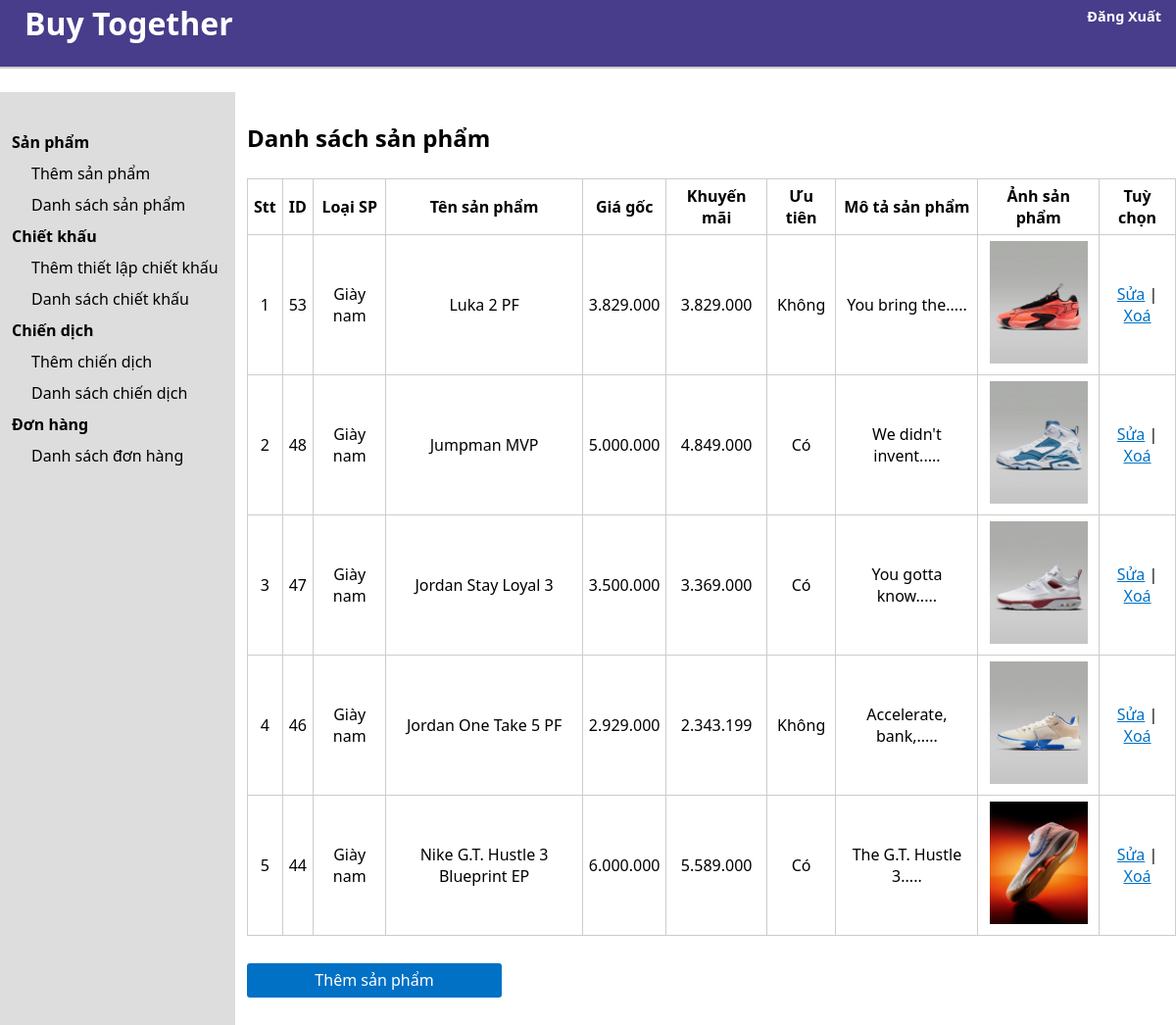
/admin/list_product.php?user_id=20, run on the app's committed database.
### tables this page shows
CREATE TABLE `product` (
  `product_id` int(11) NOT NULL,
  `brand_id` int(11) NOT NULL,
  `user_id` int(11) NOT NULL,
  `product_name` varchar(255) NOT NULL,
  `product_price` int(25) NOT NULL,
  `product_sale_price` int(25) NOT NULL,
  `product_description` varchar(5000) NOT NULL,
  `product_main_image` varchar(255) NOT NULL,
  `product_priority` int(11) NOT NULL
);

CREATE TABLE `brand` (
  `brand_id` int(11) NOT NULL,
  `category_id` int(11) NOT NULL,
  `brand_name` varchar(255) NOT NULL
);

### admin/class/database.php (called while the page is built, shortened)
<?php
Class Database{
    public $host    = DB_HOST;
    public $user    = DB_USER;
    public $pass    = DB_PASS;
    public $dbname  = DB_NAME;
    public $link;
    private function connectDB(){
        $this->link = new mysqli($this->host, $this->user, $this->pass,
        $this->dbname);
    }
    public function select($query){
        $result = $this->link->query($query) or
        die($this->link->error.__LINE__);
        if($result->num_rows > 0){
            return $result;
        } else {
            return false;
        }
    }
}

### admin/class/product_class.php (called while the page is built, shortened)
<?php
include_once "database.php";
class product{
    private $db;
    public function __construct(){
        $this -> db = new Database();
    }
    public function show_product($user_id){
        $query = "SELECT product.*, brand.brand_name FROM product INNER JOIN brand ON
                product.brand_id = brand.brand_id WHERE product.user_id = $user_id
                ORDER BY product.product_id DESC";
        $result = $this -> db -> select($query);
        return $result;
    }
}
?>

### admin/helpers/format.php (called while the page is built, shortened)
<?php
class Format{
    public function textShorten($text, $limit = 400){
        $text = $text." ";
        $text = substr($text, 0, $limit);
        $text  = substr($text, 0, strrpos($text, ' '));
        $text = $text.".....";
        return $text;
    }
    public function format_currency($n=0){
        $n = (string)$n;
        $n = strrev($n);
        $res = '';
        for($i=0; $i<strlen($n); $i++){
            if($i%3==0 && $i!=0){
                $res.='.';
            }
            $res.=$n[$i];
        }
        $res = strrev($res);
        return $res;
    }
}
?>

### admin/list_product.php (the view)
<?php
include "class/product_class.php";
include "helpers/format.php";
include "header.php";
$product = new product;
$fm = new Format;
if(!isset($_GET['user_id']) || $_GET['user_id'] == NULL){
    echo "<script>window.location = '../login.php'</script>";
}else{
    $user_id = $_GET['user_id'];
}
$show_product = $product -> show_product($user_id);
?>
<section class="admin-content">
        <div class="admin-content-left">
            <ul>
                <li><a href="">Sản phẩm</a>
                    <ul>
                        <li><a href="add_product.php?user_id=<?php echo $user_id?>">Thêm sản phẩm</a></li>
                        <li><a href="list_product.php?user_id=<?php echo $user_id?>">Danh sách sản phẩm</a></li>
                    </ul>
                </li>
                <li><a href="">Chiết khấu
                    <ul>
                        <li><a href="add_discount.php?user_id=<?php echo $user_id?>">Thêm thiết lập chiết khấu</a></li>
                        <li><a href="list_discount.php?user_id=<?php echo $user_id?>">Danh sách chiết khấu</a></li>
                    </ul>
                </li>
                <li><a href="">Chiến dịch</a>
                    <ul>
                        <li><a href="add_campaign.php?user_id=<?php echo $user_id?>">Thêm chiến dịch</a></li>
                        <li><a href="list_campaign.php?user_id=<?php echo $user_id?>">Danh sách chiến dịch</a></li>
                    </ul>
                </li>
                <li><a href="">Đơn hàng</a>
                    <ul>
                        <li><a href="list_order.php?user_id=<?php echo $user_id?>">Danh sách đơn hàng</a></li>
                    </ul>
                </li>
            </ul>
        </div>
        <div class="admin-content-right">
            <div class="admin-content-right-category-list">
                <h1>Danh sách sản phẩm</h1>
                <table>
                    <tr>
                        <th>Stt</th>
                        <th>ID</th>
                        <th>Loại SP</th>
                        <th>Tên sản phẩm</th>
                        <th>Giá gốc</th>
                        <th>Khuyến mãi</th>
                        <th>Ưu tiên</th>
                        <th>Mô tả sản phẩm</th>
                        <th>Ảnh sản phẩm</th>
                        <th>Tuỳ chọn</th>
                    </tr>
                    <?php
                    if($show_product){
                        $i = 0;
                        while($result = $show_product -> fetch_assoc()){
                            $i++;
                    ?>
                    <tr>
                        <td><?php echo $i ?></td>
                        <td><?php echo $result['product_id'] ?></td>
                        <td><?php echo $result['brand_name'] ?></td>
                        <td><?php echo $result['product_name'] ?></td>
                        <td><?php echo $fm -> format_currency($result['product_price']) ?></td>
                        <td><?php echo $fm -> format_currency($result['product_sale_price']) ?></td>
                        <td>
                            <?php
                                if($result['product_priority']){
                                    echo "Có";
                                }else{
                                    echo "Không";
                                }
                            ?>
                         </td>
                        <td><?php echo $fm -> textShorten($result['product_description'], 20) ?></td>
                        <td> <img style="width: 100px;" src="uploads/product/<?php echo $result['product_main_image'] ?>"> </td>
                        <td><a class="normal_link" href="edit_product.php?product_id=<?php echo $result['product_id'] ?>">Sửa</a> |
                        <a class="normal_link" href="delete_product.php?product_id=<?php echo $result['product_id'] ?>">Xoá</a></td>
                    </tr>
                    <?php
                        }
                    }
                    ?>
                </table>
                <div class="button_container">
                        <a href="add_product.php?user_id=<?php echo $user_id?>" class="button">Thêm sản phẩm</a>
                </div>
            </div>
        </div>
    </section>
</body>
</html>

### admin/style.css (style rules this page uses)
* { margin: 0; padding: 0; box-sizing: border-box; font-family: system-ui, -apple-system, BlinkMacSystemFont, 'Segoe UI', Roboto, Oxygen, Ubuntu, Cantarell, 'Open Sans', 'Helvetica Neue', sans-serif; text-decoration: none; outline: none; color: black; }
ul { list-style: none; }
.admin-content { padding-top: 2%; display: flex; }
.admin-content-left { background-color: #ddd; height: 155vh; width: 20%; padding: 30px 0 0 12px; }
.admin-content-left > ul > li > a { font-weight: bold; }
.admin-content-left ul li { margin: 10px 0; }
.admin-content-left > ul > li > ul { margin-left: 20px; }
.admin-content-right { width: 80%; padding: 30px 0 0 12px; }
.admin-content-right-category-add input, select, .button { display: block; width: 260px; height: 35px; padding: 6px 12px; margin-top: 3%; }
.admin-content-right-category-list table { width: 100%; text-align: center; margin-top: 25px; border-collapse: collapse; }
.admin-content-right-category-list tr th,td { border: 1px solid #ccc; padding: 6px 6px; }
.admin-content-right-product-add input, select, textarea, .button { display: block; width: 260px; height: 35px; padding: 6px 12px; margin-top: 3%; }
.admin-content-right .button { cursor: pointer; background-color: #0071c5; color: #fff; border: none; border-radius: 3px; transition: all 0.3s ease; text-align: center; }
a.normal_link { color: #0071c5; text-decoration: underline; }

### data on the page
product: product_id "53", brand.brand_name "Giày nam", product_name "Luka 2 PF", product_price "3.829.000", product_sale_price "3.829.000", product_priority "Không", product_description "You bring the.....", product_main_image (picture)
product: product_id "48", brand.brand_name "Giày nam", product_name "Jumpman MVP", product_price "5.000.000", product_sale_price "4.849.000", product_priority "Có", product_description "We didn't invent.....", product_main_image (picture)
product: product_id "47", brand.brand_name "Giày nam", product_name "Jordan Stay Loyal 3", product_price "3.500.000", product_sale_price "3.369.000", product_priority "Có", product_description "You gotta know.....", product_main_image (picture)
product: product_id "46", brand.brand_name "Giày nam", product_name "Jordan One Take 5 PF", product_price "2.929.000", product_sale_price "2.343.199", product_priority "Không", product_description "Accelerate, bank,.....", product_main_image (picture)
product: product_id "44", brand.brand_name "Giày nam", product_name "Nike G.T. Hustle 3 Blueprint EP", product_price "6.000.000", product_sale_price "5.589.000", product_priority "Có", product_description "The G.T. Hustle 3.....", product_main_image (picture)
